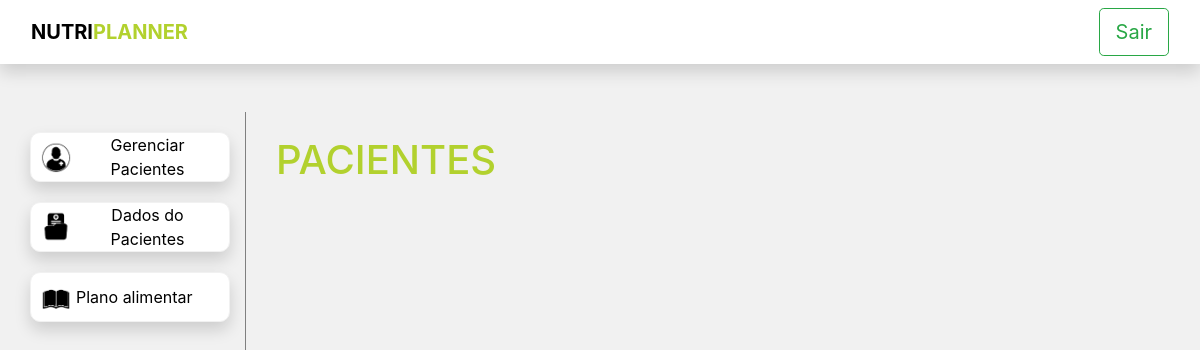
Page /dados_paciente/ (signed in) on the earlier database version.
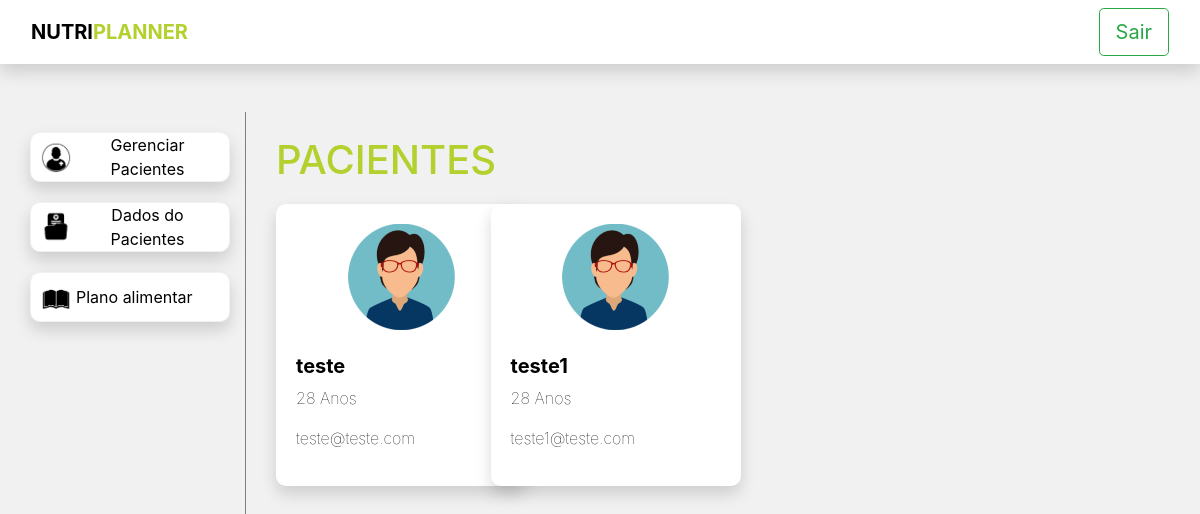
Same page on the later database version.
### plataforma/models.py (models this page shows, shortened)
class Pacientes(models.Model):
    choices_sexo = (('F', 'Feminino'),
                    ('M', 'Maculino'))
    nome = models.CharField(max_length=50)
    sexo = models.CharField(max_length=1, choices=choices_sexo)
    idade = models.IntegerField()
    email = models.EmailField()
    telefone = models.CharField(max_length=19)
    nutri = models.ForeignKey(User, on_delete=models.CASCADE)

### plataforma/views.py (the view)
# urls.py: path('dados_paciente/', views.dados_paciente_listar, name="dados_paciente_listar"),
@login_required(login_url='/auth/logar/')
def dados_paciente_listar(request):
    if request.method == "GET":
        pacientes = Pacientes.objects.filter(nutri=request.user)
        return render(request, 'dados_paciente_listar.html', {'pacientes': pacientes})

### plataforma/templates/dados_paciente_listar.html (shortened to what this page needs)
{% extends 'base_plataforma.html' %}
{% load static %}
{% block 'plataforma' %}
    <br>
		<h1 class="titulo">PACIENTES</h1>
    <div  class="row">
        {% for paciente in pacientes%}
            <div class="col-md-4">
                <a href="{% url 'dados_paciente' paciente.id %}" class="link-hover">
                    <div class="card-paciente shadow">
                        <div class="foto-perfil">
                            {% if paciente.sexo == "M"%}
                                <img src="{% static 'plataforma/img/perfil2.png' %}">
                            {% else %}
                                <img src="{% static 'plataforma/img/perfil1.png' %}">
                            {% endif %}
                        </div>
                        <br>
                        <h5 class="dados">{{paciente.nome}}</h5>
                        <p class="dados">{{paciente.idade}} Anos</p>
                        <p class="dados">{{paciente.email}}</p>
                    </div>
                </a>
            </div>
        {% endfor %}
    </div>
{% endblock%}

Differences in the rows shown:
added Pacientes: nome "teste", idade "28", email "teste@teste.com"
added Pacientes: nome "teste1", idade "28", email "teste1@teste.com"
